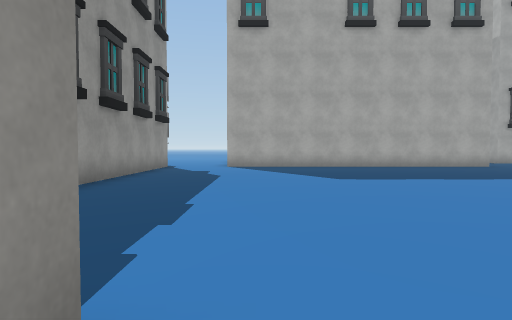
view 1 (above)

24 first-person views from a walk through a 3-D level made in the Unity game engine. The camera is 1.4 m above the floor, tilts 2° down and sees 75° across. The floor is counted in squares, 2 m on a side. Each view is taken from the middle of a square. On the plan, view 1 faces up. The plan holds only what a view shows up to about 10 squares ahead; the rest is blank. The place goes on beyond the plan. The player is left out. Some surface patterns are stand-ins.

view 2
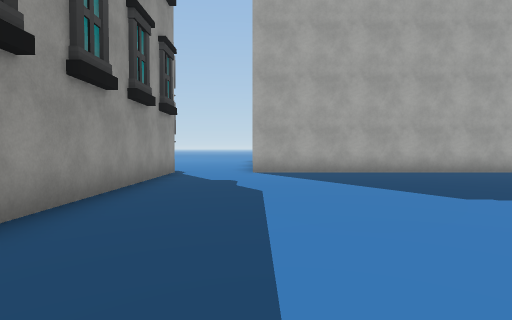

view 3
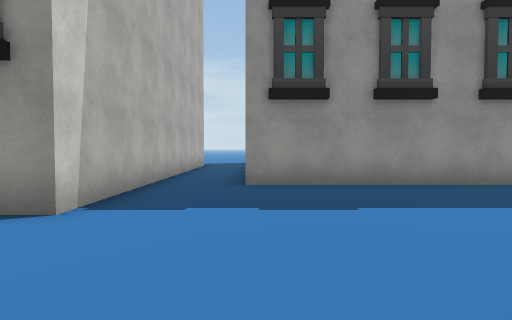

view 4
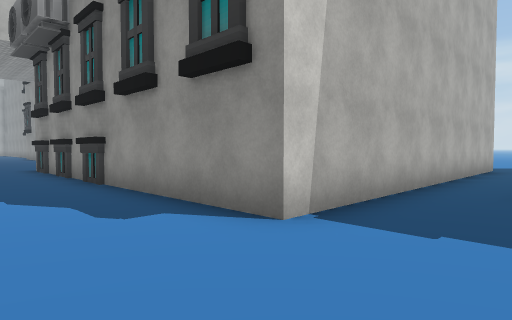

view 5
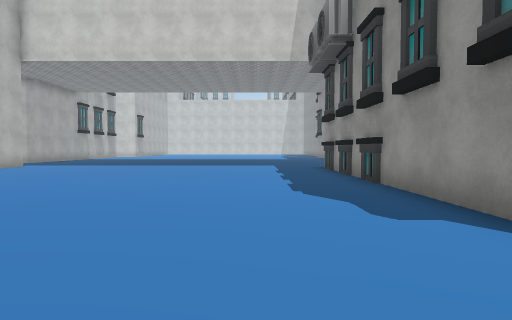

view 6
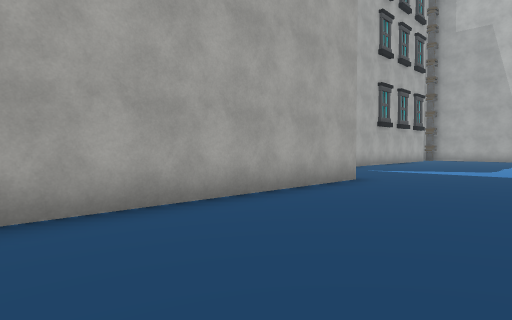

view 7
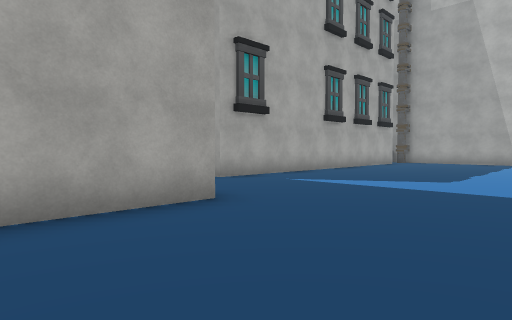

view 8
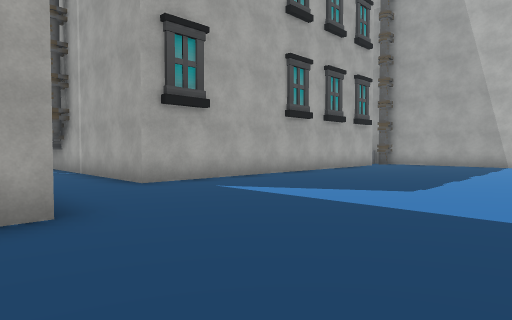

view 9
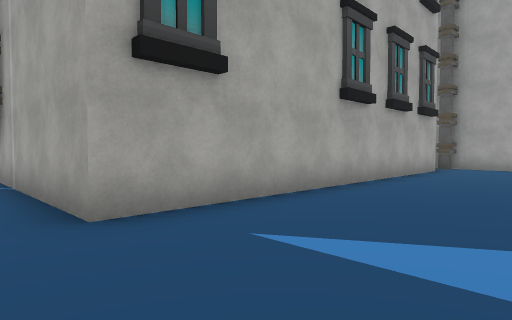

view 10
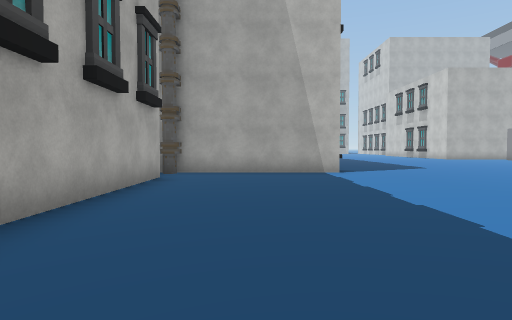

view 11
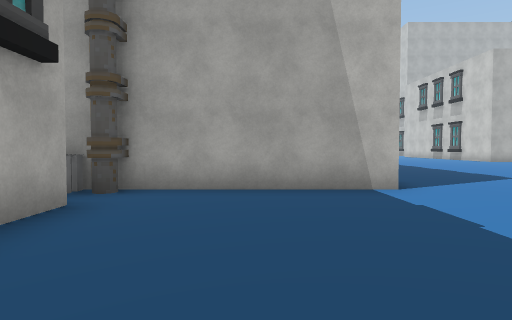

view 12
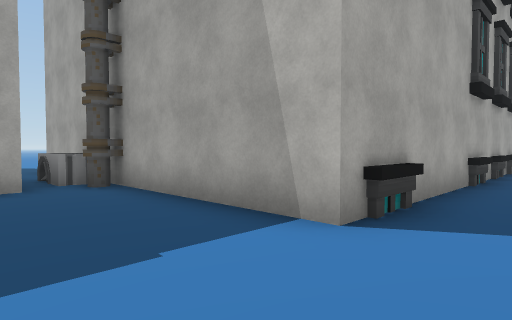

view 13
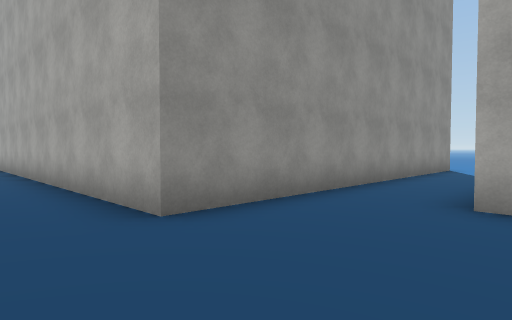

view 14
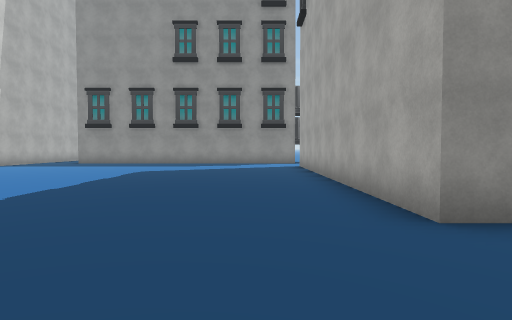

view 15
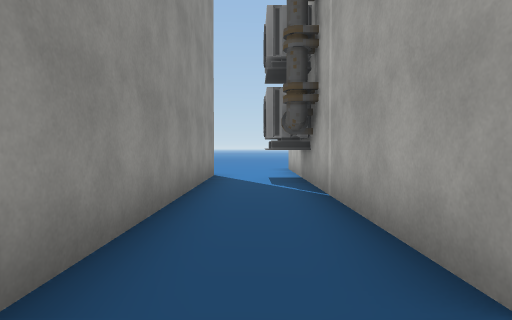

view 16
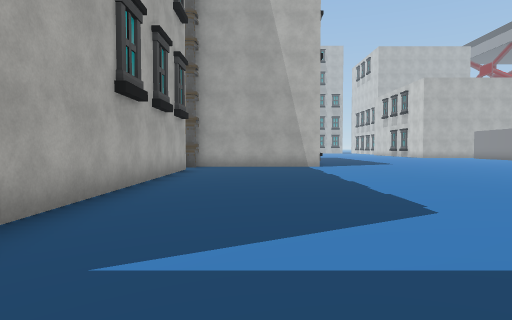

view 17
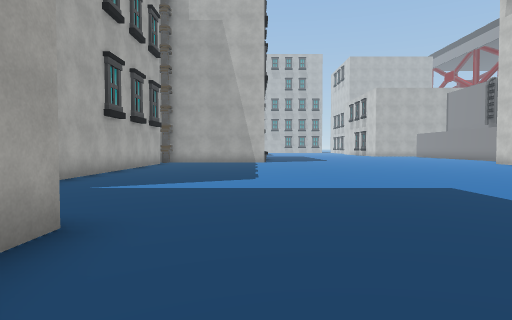

view 18
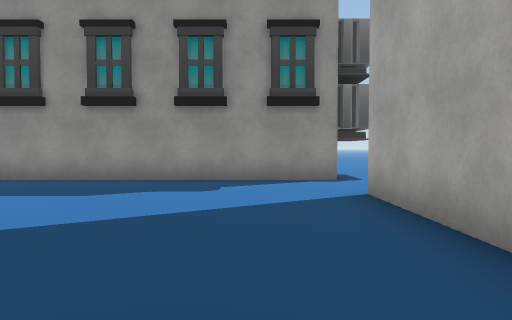

view 19
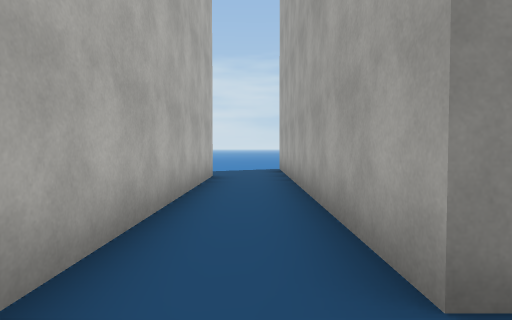

view 20
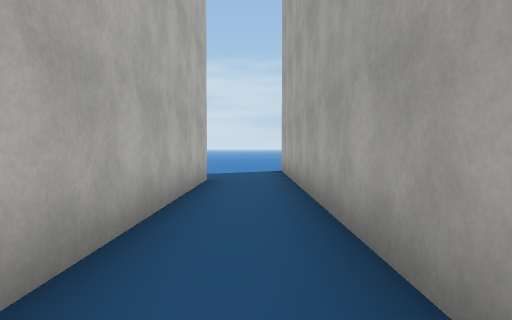

view 21
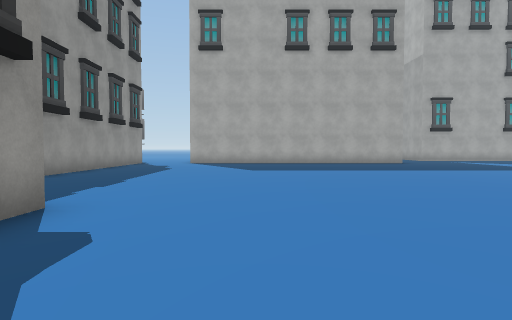

view 22
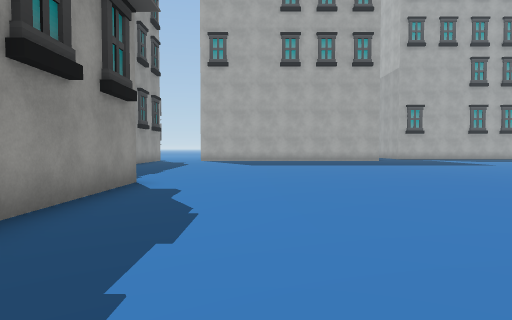

view 23
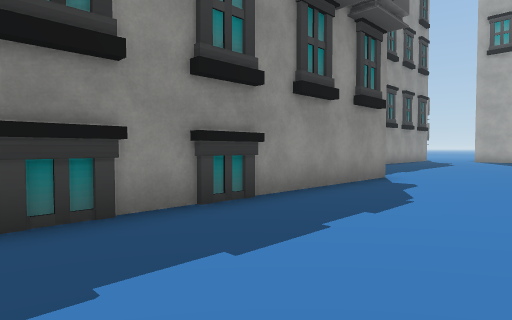

view 24
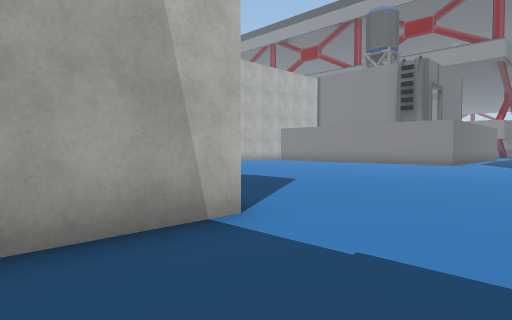

### Floor plan
Points are (right, up) in squares from view 1. A wall is a line through its corners. A room is listed if a view was taken in it or the views show most of it. See-through windows are left out.
Room 1 (views 1, 2, 3, 4, 5, 6, 7, 8, 9, 10, 11, 12, 13, 14, 15, 16, 17, 18, 19, 20, 21, 22, 23, 24)
walls: (21.1, 15.3) (11.1, 15.3) (11.1, 22.5); (-3.4, 12.9) (-3.4, 2.8) (-10.4, 2.8); (26.5, 10.6) (22.6, 10.6) (22.6, 14.5); (22.6, 17.1) (22.6, 20.5); (8.9, 22.6) (8.9, 12.7) (-1.1, 12.7); (-10.5, 0.9) (-0.5, 0.9) (-0.5, -7.5)
ways out: opening at (-11, 2); opening at (-2.5, 12.5); opening at (10, 22); opening at (22, 20)
objects: other object (-1, -6); other object (-1, -4); other object (22, 16) to (22, 17); other object (23, 15) to (23, 16); other object (24, 11); other object (27, 11)

Positions as (right, up) in squares from view 1, and headings:
1: (0, 0), facing up
2: (-1, 3), facing up
3: (3, 3), facing left
4: (2, 3), facing down-left
5: (2, 3), facing down
6: (2, 9), facing up-right
7: (6, 9), facing up-right
8: (8, 9), facing up-right
9: (10, 12), facing up-right
10: (13, 13), facing right
11: (17, 13), facing right
12: (20, 9), facing up-right
13: (12, 11), facing up-left
14: (12, 11), facing left
15: (10, 14), facing up
16: (10, 13), facing right
17: (6, 11), facing right
18: (4, 11), facing left
19: (-2, 2), facing left
20: (-3, 2), facing left
21: (2, -3), facing up
22: (2, -6), facing up
23: (3, -7), facing up-left
24: (20, 13), facing down-right
